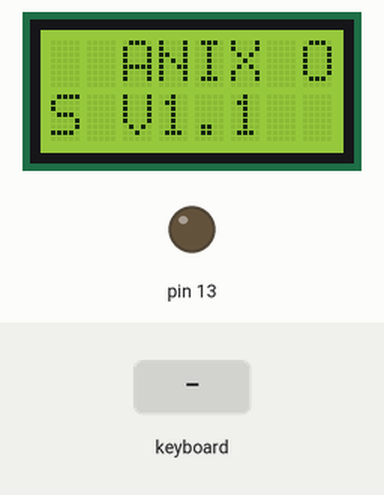
Bench run of a sketch on a simulated Arduino Uno, built with avr-gcc and run on an emulated ATmega328P. On the bench: 8×2 character LCD, output pins drawn as LEDs (lit = HIGH). Inputs (shaded band) come from the test bench.

Above: at 2.9 s.
6.1 s: PS/2 keyboard text "a" received
At 6.8 s:
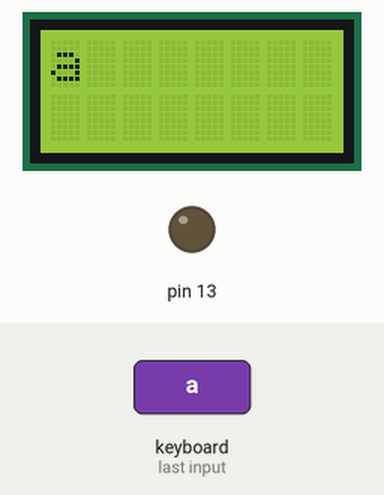
7.6 s: PS/2 keyboard text "a" received
At 7.9 s:
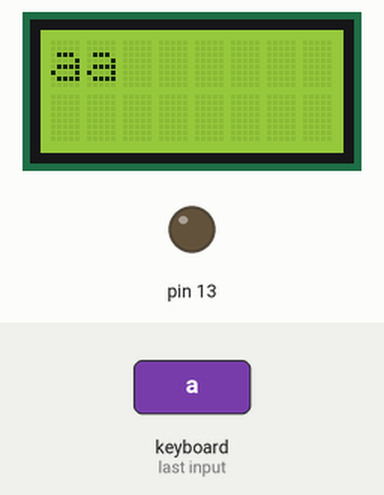
9.1 s: PS/2 keyboard text "a" received
At 10.2 s:
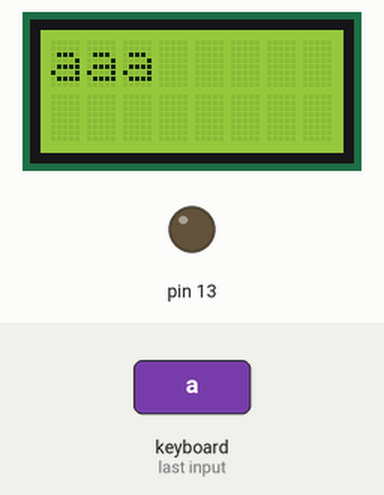
10.6 s: PS/2 keyboard text "a" received
At 11.4 s:
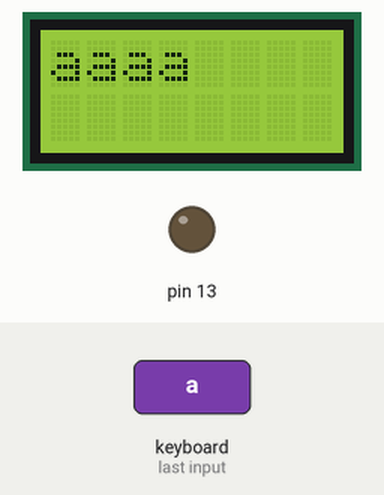
Timing chart, 0 to 13.1 s (numbered marks = the images above; inputs shaded):
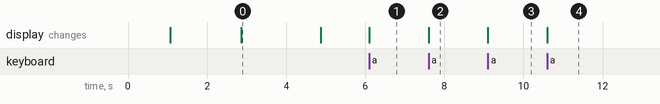

The sketch:

ANIX_COMPUTER_V1_0.ino
```cpp
/*
ANIX ARDUINO COMPUTER V1.0
Using ANIX OS 1.0 BETA
ARDUINO UNO PINS USED.
*/
#include <PS2Keyboard.h>
const int DataPin = 3; //Keyboard Data
const int IRQpin =  2; //Keyboard CLK
PS2Keyboard keyboard;
#include <LiquidCrystal.h>
LiquidCrystal lcd(12, 11, 7, 6, 5, 4); //Display Pins


void setup() {
  lcd.begin(8, 2);
  delay(1000);

  keyboard.begin(2, 3);
  lcd.print("ANIX ELE");//Logo 1/2
  lcd.setCursor(0,1);
  lcd.print("CTRONICS");//Logo 2/2
  delay(1800);
  lcd.clear();
  lcd.print("  ANIX O");//OS Logo 1/2
  lcd.setCursor(0,1);
  lcd.print("S V1.1  ");//OS Logo 2/2
  delay(2000);
  lcd.clear();
  pinMode(13,OUTPUT);
  //Ready to run !


}//Setup End

void loop() {
  if (keyboard.available()) {


    char c = keyboard.read();


    lcd.print(c);
    //Delete Function
    if (c == PS2_DELETE) {
     lcd.clear();
    }
    //Move cursor 1
   if (c == PS2_PAGEDOWN) {
      lcd.setCursor(0,1);
      digitalWrite(13,HIGH);
    }
    else
    {
      digitalWrite(13,LOW);
    }
    //Move cursor 2
   if (c == PS2_PAGEUP) {
      lcd.setCursor(0,0);
       digitalWrite(13,HIGH);
    }
    else
    {
      digitalWrite(13,LOW);
    }


  } //First IF End


}// Loop End
```

Measured:
- after the input at 6.1 s, the display: changes at once (image 1)
- after the input at 7.6 s, the display: changes at once (image 2)
- after the input at 9.1 s, the display: changes at once (image 3)
- after the input at 10.6 s, the display: changes at once (image 4)
- what the display in image 0 shows lasts 2.0 s, from 2.9 s to 4.9 s
